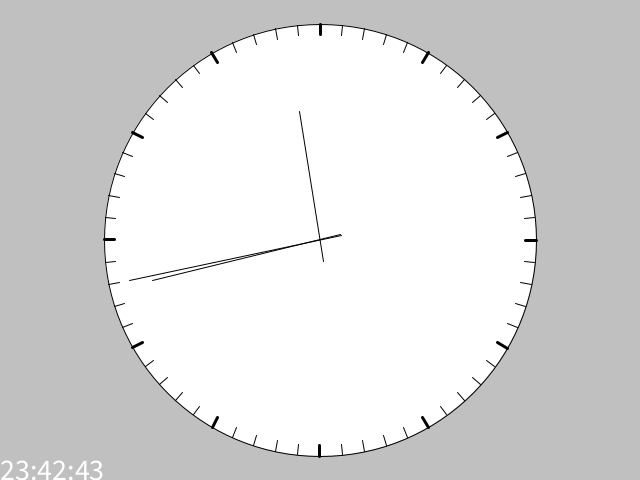
Frame 1 (no input)
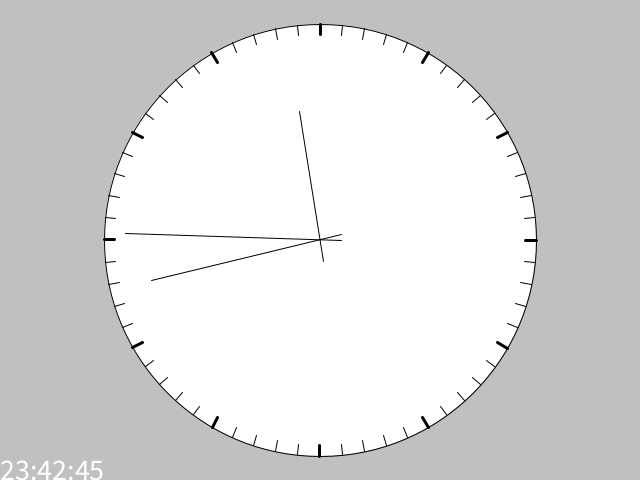
Frame 60 (the mouse pressed at the canvas centre just before this capture)
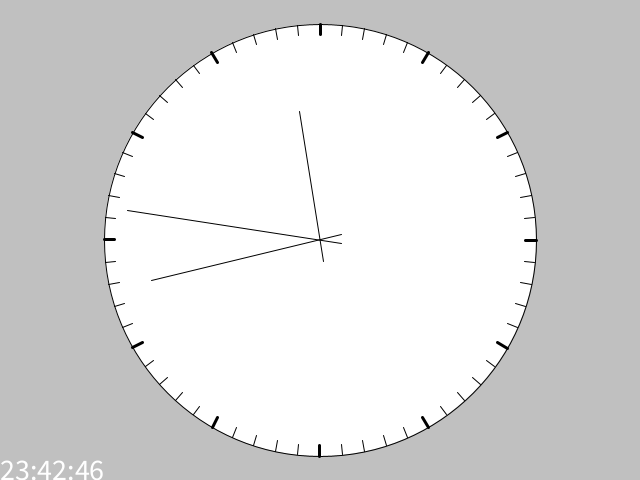
Frame 120 (the mouse held since frame 60 and released just before this capture)

The Processing sketch that drew these frames (run headless with seeded random() and noise(); from frame 60 on, the mouse is pressed at the canvas centre):

// Processing sketch: aip041
// ── aip041.pde
//////////////////////////////////////////////////////////
//
// 基本課題3-1
//
// 世界時計
//
//////////////////////////////////////////////////////////

int oldsec;     //1フレーム前の秒を覚えておく
int sepFrame;   // 区切りとなるフレーム
int subFrame;   // 1sごとに0からスタートするフレーム

void setup() {
  size(640, 480);
  // Orig, mag はdrawClock()で直接指定するのでここでは省略
}

void draw() {
  background(192);  // 背景をグレーにする

  int h, m, s;     // 時分秒を取得する
  h=hour();
  m=minute();
  s=second();

  // 1フレーム前の秒と異なったら区切りフレーム
  if(s!=oldsec) sepFrame=frameCount;

  // 1フレーム前の秒を記録
  oldsec=s;

  // サブフレームを代入
  subFrame=frameCount-sepFrame;

  drawClock(height*0.45, new PVector(width/2, height/2), h, m, s);  // 日本時間

  // デジタル表示
  textSize(30);
  text(nf(h,2)+":"+nf(m,2)+":"+nf(s,2), 0, height);

  if(s%10==5 && subFrame==20) save("3MI37-04-1.PNG");
}

// 大きさmag, 中央位置Origの時計を描画
void drawClock(float mag, PVector Orig, float h, float m, float s) {
  pushMatrix();    // translate()の効果をpopMatrix()までの範囲とする
  translate(Orig.x, Orig.y);     // ウィンドウの中央を原点とする
  circle(0, 0, mag*2);           // 時計枠の描画

  for (int deg=0; deg<360; deg=deg+6) {  // 文字盤の目盛りを描画
    if (deg%30 == 0) {
      strokeWeight(3);
    } else {
      strokeWeight(1);
    }
    drawLine(deg, mag*0.95, mag);        // mag*0.95からmagまで描画
  }

  drawLine(h*30.0+m*0.5, -0.1*mag, mag*0.6);   // 時針描画
  drawLine(m*6.0+s*0.1, -0.1*mag, mag*0.8);    // 分針描画
  drawLine(s*6.0+subFrame*0.1, -0.1*mag, mag*0.9);    // 秒針描画
  popMatrix();     // translate()の効果を取り消す
}


// 時計方向にdeg度だけ回転させ，len1からlen2の位置に線分を描画
void drawLine(float deg, float len1, float len2) {
  PVector vec1, vec2;
  vec1=new PVector(0, -len1);  // 始点
  vec1.rotate(radians(deg));
  vec2=new PVector(0, -len2);  // 終点
  vec2.rotate(radians(deg));
  line(vec1.x, vec1.y, vec2.x, vec2.y);
}

void keyPressed() {
  if (key == 's') {
    save("3MI37-04-1.PNG");
  }
}
